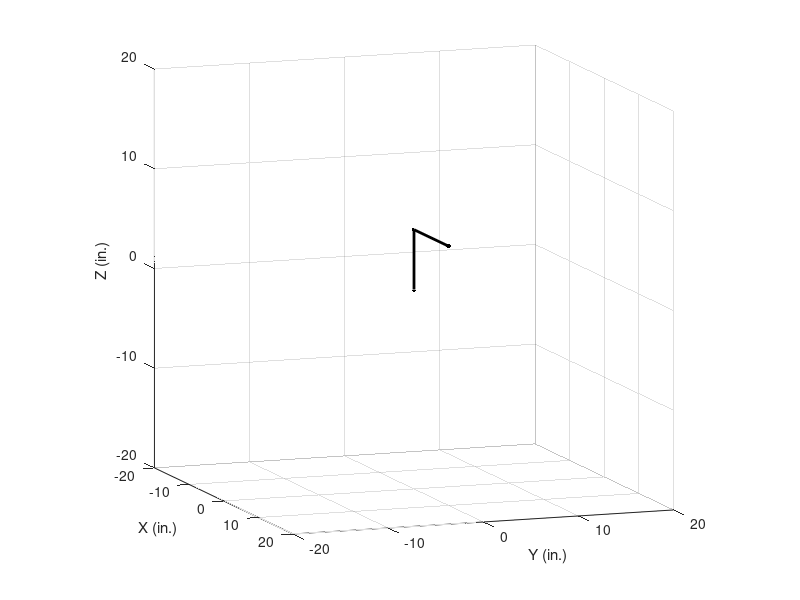

MATLAB code to generate this figure: (Note: this script raises an error after producing the figure.)

close all
pause on;  % Set this to on if you want to watch the animation
GraphingTimeDelay = 0.05; % The length of time that Matlab should pause between positions when graphing, if at all, in seconds.
totalTimeSteps = 100; % Number of steps in the animation

% Generate the starting and final joint angles, and gripper distance
% Set values manually, or randomise as shown below
q01 = 0;
q02 = 5;
q03 = 0;
q04 = 0;
q05 = 0;
g0 = 2;

q11 = 0;
q12 = 5;
q13 = 0;
q14 = 0;
q15 = 0;
g1 = 0;

% Use below code if you want to randomise
% q01 = rand(1) * 2 * pi;
% q02 = rand(1) * 2 * pi;
% q03 = rand(1) * 2 * pi;
% q04 = rand(1) * 2 * pi;
% q05 = rand(1) * 2 * pi;
% g0 = rand(1) * 2;
% 
% q11 = rand(1) * 2 * pi;
% q12 = rand(1) * 2 * pi;
% q13 = rand(1) * 2 * pi;
% q14 = rand(1) * 2 * pi;
% q15 = rand(1) * 2 * pi;
% g1 = 0;

% Setup plot
figure
scale_f = 20;
axis vis3d
axis(scale_f*[-1 1 -1 1 -1 1])
grid on
view(70,10)
xlabel('X (in.)')
ylabel('Y (in.)')
zlabel('Z (in.)')

% Plot robot initially
hold on
hrobot = plot3([0 0 10], [0 0 0], [0 6 6],'k.-','linewidth',2,'markersize',10);

% Animate the vector
pause(GraphingTimeDelay);
for i = 1:totalTimeSteps
   
    t = i/totalTimeSteps;
    
    %pos = RPR1(q01*(1-t) + q11*(t), q02*(1-t) + q12*(t), q03*(1-t) + q13*(t));
    pos=RPR1(0,5,0);
   
    set(hrobot,'xdata',[pos(1, 1) pos(2, 1) pos(3, 1) pos(4, 1) ]',...
        'ydata',[pos(1, 2) pos(2, 2) pos(3, 2) pos(4, 2) ]',...
        'zdata',[pos(1, 3) pos(2, 3) pos(3, 3) pos(4, 3) ]');
    
    pause(GraphingTimeDelay);
end





function [ pos, R ] = RPR1( t1, d2, t3 )


A1 = [ cos(t1),  (2^(1/2)*sin(t1))/2, -(2^(1/2)*sin(t1))/2,  0
 sin(t1), -(2^(1/2)*cos(t1))/2,  (2^(1/2)*cos(t1))/2,  0
       0,           -2^(1/2)/2,           -2^(1/2)/2, 10
       0,                    0,                    0,  1];
 
A2 =[  0,  0, 1, 0
 -1,  0, 0, 0
  0, -1, 0, d2
  0,  0, 0, 1];
 
A3 =[ sin(t3 + pi/4),  sin(t3 - pi/4),  0,  5*sin(t3 + pi/4)
 sin(t3 - pi/4), -sin(t3 + pi/4),  0, -5*cos(t3 + pi/4)
              0,               0, -1,                 0
              0,               0,  0,                 1];


T03=A1*A2*A3;
R=T03(1:3,1:3);
disp(R);
p1=A1(1:3,4);
p0=[0;0;0];
t2=A1*A2;
p2=t2(1:3,4);
t3=A1*A2*A3;
p3=t3(1:3,4);
pos=[p0';p1';p2';p3'];


end
